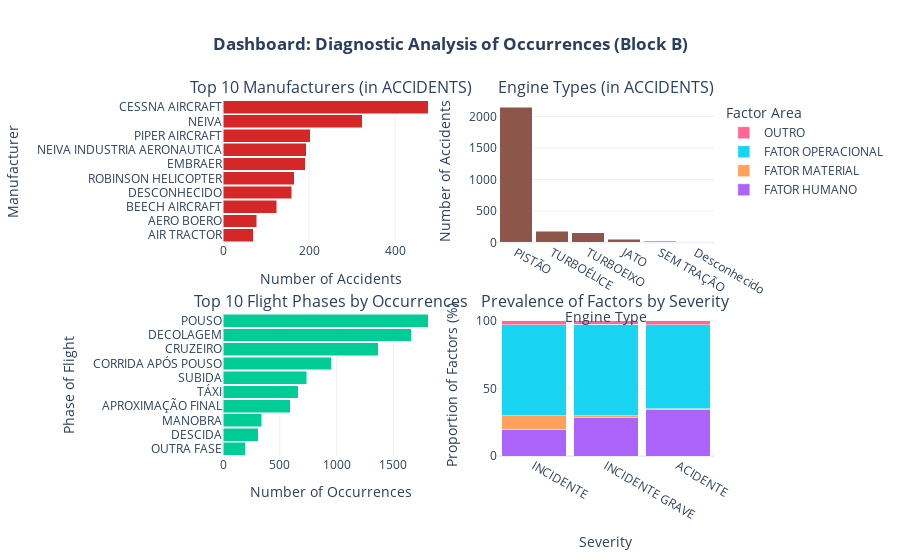

Notebook code cell kept with this figure:
### Markdown cell above
## Block B Dashboard

### Code cell
# --- 1. DATA PREPARATION FOR EACH DASHBOARD PANEL ---

# Data for Chart 1 (B5): Get Top 10 Manufacturers involved in ACCIDENTS.
# This uses the pre-filtered dataframe containing only accident data.
df_accidents_only = df_b5_analysis[df_b5_analysis['ocorrencia_classificacao'] == 'ACIDENTE']
top_10_fabricantes_accidents = df_accidents_only[~df_accidents_only['aeronave_fabricante'].isin(['***', 'UNKNOWN'])]['aeronave_fabricante'].value_counts().nlargest(10).reset_index()
top_10_fabricantes_accidents.columns = ['Manufacturer', 'Count']

# Data for Chart 2 (B5): Get Engine Type distribution for ACCIDENTS.
engine_types_accidents = df_accidents_only[~df_accidents_only['aeronave_motor_tipo'].isin(['***', 'UNKNOWN'])]['aeronave_motor_tipo'].value_counts().reset_index()
engine_types_accidents.columns = ['Engine Type', 'Count']

# Data for Chart 3 (B7): Create a normalized crosstab of Severity vs. Factor Area.
# This will be used to create the 100% stacked bar chart.
df_b7_analysis = pd.merge(ocorrencia_filtrada, fator_contribuinte, on='codigo_ocorrencia', how='inner')
severity_factor_crosstab = pd.crosstab(df_b7_analysis['ocorrencia_classificacao'], df_b7_analysis['fator_area'])
severity_factor_perc = severity_factor_crosstab.div(severity_factor_crosstab.sum(axis=1), axis=0) * 100
severity_factor_perc = severity_factor_perc.reindex(['INCIDENTE', 'INCIDENTE GRAVE', 'ACIDENTE'])

# Data for Chart 4 (B8): Get Top 10 most frequent flight phases.
top_10_phases = df_b5_analysis[~df_b5_analysis['aeronave_fase_operacao'].isin(['***', 'UNKNOWN', 'INDETERMINADA'])]['aeronave_fase_operacao'].value_counts().nlargest(10).reset_index()
top_10_phases.columns = ['Phase', 'Count']


# --- 2. INITIALIZE THE DASHBOARD LAYOUT ---

# Create a 2x2 grid for the charts, setting spacing and subplot titles.
fig = make_subplots(
    rows=2, cols=2,
    specs=[[{}, {}],
           [{}, {}]],
    subplot_titles=("Top 10 Manufacturers (in ACCIDENTS)", 
                    "Engine Types (in ACCIDENTS)",
                    "Top 10 Flight Phases by Occurrences",
                    "Prevalence of Factors by Severity"),
    horizontal_spacing=0.12, # Adjusts the space between columns
    vertical_spacing=0.2     # Adjusts the space between rows
)

# --- 3. POPULATE THE GRID WITH CHARTS ---

# Panel [1,1]: Top Manufacturers in Accidents
fig.add_trace(go.Bar(y=top_10_fabricantes_accidents['Manufacturer'], x=top_10_fabricantes_accidents['Count'],
                     orientation='h', name='Manufacturers', marker_color='#d62728', showlegend=False), row=1, col=1)

# Panel [1,2]: Engine Types in Accidents
fig.add_trace(go.Bar(x=engine_types_accidents['Engine Type'], y=engine_types_accidents['Count'],
                     name='Engine Types', marker_color='#8c564b', showlegend=False), row=1, col=2)

# Panel [2,1]: Top Flight Phases
fig.add_trace(go.Bar(y=top_10_phases['Phase'], x=top_10_phases['Count'],
                     orientation='h', name='Phases', showlegend=False), row=2, col=1)

# Panel [2,2]: Factors by Severity (100% Stacked Bar)
# Iterate through each factor area (column) to create a stacked bar for each severity level.
for factor in severity_factor_perc.columns:
    fig.add_trace(go.Bar(x=severity_factor_perc.index, y=severity_factor_perc[factor],
                         name=factor), row=2, col=2)


# --- 4. FINALIZE LAYOUT AND STYLING ---

# Update the overall layout of the dashboard figure
fig.update_layout(
    title_text="<b>Dashboard: Diagnostic Analysis of Occurrences (Block B)</b>",
    title_x=0.5, # Center the main title
    height=900,
    template='plotly_white',
    barmode='stack', 
    showlegend=True,
    legend_title_text='Factor Area',
    margin=dict(t=100)
)

# Update the axis titles and ordering for each subplot
fig.update_yaxes(categoryorder='total ascending', row=1, col=1)
fig.update_yaxes(categoryorder='total ascending', row=2, col=1) 
fig.update_layout(barmode='stack', bargap=0.1) 

# Update titles for each axis for clarity
fig.update_xaxes(title_text="Number of Accidents", row=1, col=1)
fig.update_yaxes(title_text="Manufacturer", row=1, col=1)
fig.update_xaxes(title_text="Engine Type", row=1, col=2)
fig.update_yaxes(title_text="Number of Accidents", row=1, col=2)
fig.update_xaxes(title_text="Number of Occurrences", row=2, col=1)
fig.update_yaxes(title_text="Phase of Flight", row=2, col=1)
fig.update_xaxes(title_text="Severity", row=2, col=2)
fig.update_yaxes(title_text="Proportion of Factors (%)", row=2, col=2)

# Display the final dashboard
fig.show()

### Figure 1 — Plotly figure (JSON) as saved in the notebook; plotly's stock layout.template omitted (floating-point values rounded to 4 significant figures)
{"data": [{"marker": {"color": "#d62728"}, "name": "Manufacturers", "orientation": "h", "showlegend": false, "type": "bar", "x": [477, 324, 203, 194, 191, 166, 160, 125, 79, 70], "xaxis": "x", "y": ["CESSNA AIRCRAFT", "NEIVA", "PIPER AIRCRAFT", "NEIVA INDUSTRIA AERONAUTICA", "EMBRAER", "ROBINSON HELICOPTER", "DESCONHECIDO", "BEECH AIRCRAFT", "AERO BOERO", "AIR TRACTOR"], "yaxis": "y"}, {"marker": {"color": "#8c564b"}, "name": "Engine Types", "showlegend": false, "type": "bar", "x": ["PISTÃO", "TURBOÉLICE", "TURBOEIXO", "JATO", "SEM TRAÇÃO", "Desconhecido"], "xaxis": "x2", "y": [2149, 178, 156, 51, 18, 1], "yaxis": "y2"}, {"name": "Phases", "orientation": "h", "showlegend": false, "type": "bar", "x": [1807, 1659, 1367, 953, 739, 662, 592, 339, 312, 194], "xaxis": "x3", "y": ["POUSO", "DECOLAGEM", "CRUZEIRO", "CORRIDA APÓS POUSO", "SUBIDA", "TÁXI", "APROXIMAÇÃO FINAL", "MANOBRA", "DESCIDA", "OUTRA FASE"], "yaxis": "y3"}, {"name": "FATOR HUMANO", "type": "bar", "x": ["INCIDENTE", "INCIDENTE GRAVE", "ACIDENTE"], "xaxis": "x4", "y": [19.72, 28.22, 34.31], "yaxis": "y4"}, {"name": "FATOR MATERIAL", "type": "bar", "x": ["INCIDENTE", "INCIDENTE GRAVE", "ACIDENTE"], "xaxis": "x4", "y": [9.859, 1.44, 0.7441], "yaxis": "y4"}, {"name": "FATOR OPERACIONAL", "type": "bar", "x": ["INCIDENTE", "INCIDENTE GRAVE", "ACIDENTE"], "xaxis": "x4", "y": [67.61, 67.89, 62.01], "yaxis": "y4"}, {"name": "OUTRO", "type": "bar", "x": ["INCIDENTE", "INCIDENTE GRAVE", "ACIDENTE"], "xaxis": "x4", "y": [2.817, 2.448, 2.934], "yaxis": "y4"}], "layout": {"annotations": [{"font": {"size": 16}, "showarrow": false, "text": "Top 10 Manufacturers (in ACCIDENTS)", "x": 0.22, "xanchor": "center", "xref": "paper", "y": 1, "yanchor": "bottom", "yref": "paper"}, {"font": {"size": 16}, "showarrow": false, "text": "Engine Types (in ACCIDENTS)", "x": 0.78, "xanchor": "center", "xref": "paper", "y": 1, "yanchor": "bottom", "yref": "paper"}, {"font": {"size": 16}, "showarrow": false, "text": "Top 10 Flight Phases by Occurrences", "x": 0.22, "xanchor": "center", "xref": "paper", "y": 0.4, "yanchor": "bottom", "yref": "paper"}, {"font": {"size": 16}, "showarrow": false, "text": "Prevalence of Factors by Severity", "x": 0.78, "xanchor": "center", "xref": "paper", "y": 0.4, "yanchor": "bottom", "yref": "paper"}], "autosize": true, "bargap": 0.1, "barmode": "stack", "legend": {"title": {"text": "Factor Area"}}, "margin": {"t": 100}, "showlegend": true, "title": {"text": "<b>Dashboard: Diagnostic Analysis of Occurrences (Block B)</b>", "x": 0.5}, "xaxis": {"anchor": "y", "autorange": true, "domain": [0, 0.44], "range": [0, 502.1], "title": {"text": "Number of Accidents"}, "type": "linear"}, "xaxis2": {"anchor": "y2", "autorange": true, "domain": [0.56, 1], "range": [-0.5, 5.5], "title": {"text": "Engine Type"}, "type": "category"}, "xaxis3": {"anchor": "y3", "autorange": true, "domain": [0, 0.44], "range": [0, 1902.0], "title": {"text": "Number of Occurrences"}, "type": "linear"}, "xaxis4": {"anchor": "y4", "autorange": true, "domain": [0.56, 1], "range": [-0.5, 2.5], "title": {"text": "Severity"}, "type": "category"}, "yaxis": {"anchor": "x", "autorange": true, "categoryorder": "total ascending", "domain": [0.6, 1], "range": [-0.5, 9.5], "title": {"text": "Manufacturer"}, "type": "category"}, "yaxis2": {"anchor": "x2", "autorange": true, "domain": [0.6, 1], "range": [0, 2262.0], "title": {"text": "Number of Accidents"}, "type": "linear"}, "yaxis3": {"anchor": "x3", "autorange": true, "categoryorder": "total ascending", "domain": [0, 0.4], "range": [-0.5, 9.5], "title": {"text": "Phase of Flight"}, "type": "category"}, "yaxis4": {"anchor": "x4", "autorange": true, "domain": [0, 0.4], "range": [0, 105.3], "title": {"text": "Proportion of Factors (%)"}, "type": "linear"}}}
